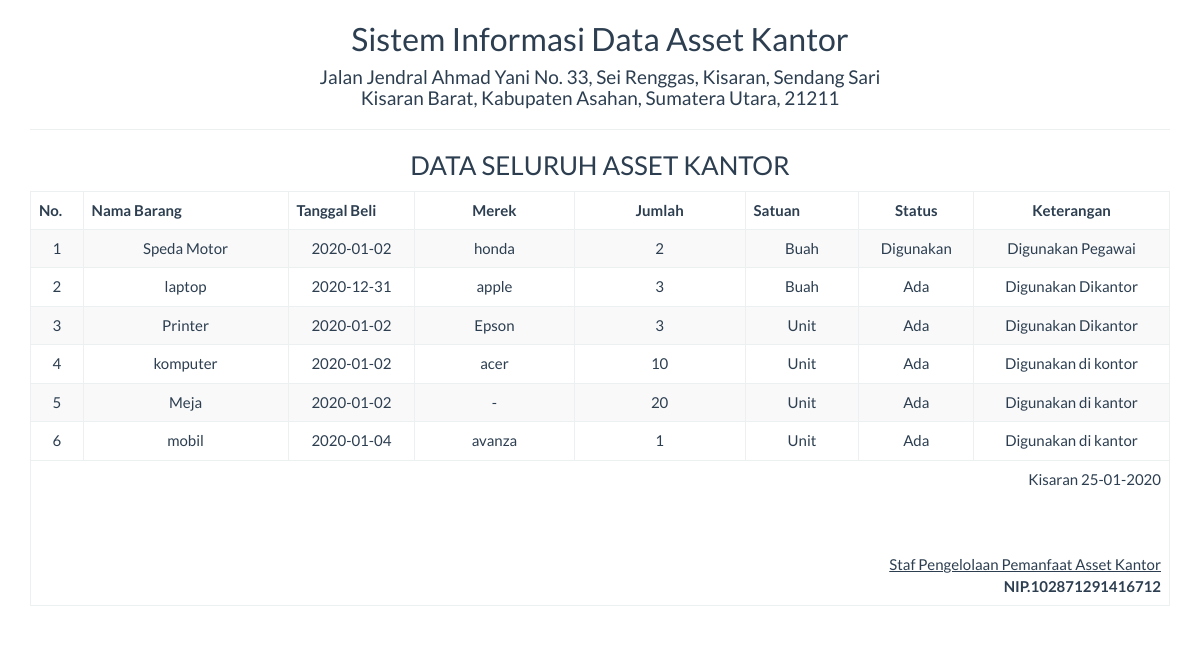
Screenshot of /report/aset_semua.php with the database file from the repository.
### tables this page shows
CREATE TABLE IF NOT EXISTS `aset` (
`id_aset` int(11) NOT NULL,
  `nama_barang` varchar(100) DEFAULT NULL,
  `tanggal_beli` date DEFAULT NULL,
  `merek` varchar(100) DEFAULT NULL,
  `jumlah` varchar(100) DEFAULT NULL,
  `satuan` varchar(50) DEFAULT NULL,
  `status` varchar(100) DEFAULT NULL,
  `ket` varchar(100) DEFAULT NULL
);

### report/aset_semua.php (the view, shortened to what this page needs)
<!DOCTYPE html>
<html>
    <head>
        <link href="../Assets/css/bootstrap.min.css" rel="stylesheet" type="text/css"/>
    </head>
    <body onload="print()">
        <?php
        include '../config/koneksi.php';
        ?>
        <div class="container">
            <div class='row'>
                <div class="col-sm-12">
                    <div class="text-center">
                        <h2>Sistem Informasi Data Asset Kantor </h2>
                        <h4>Jalan Jendral Ahmad Yani No. 33, Sei Renggas, Kisaran, Sendang Sari <br> Kisaran Barat, Kabupaten Asahan, Sumatera Utara, 21211</h4>
                        <hr>
                        <h3>DATA SELURUH ASSET KANTOR</h3>
                        <table class="table table-bordered table-striped table-hover">
                        <tbody>
                                <thead>
								<tr>
									<th>No.</th><th width="18%">Nama Barang</th><th>Tanggal Beli</th><th width="14%"><center>Merek</center></th><th width="15%"><center>Jumlah</center></th><th width="10%">Satuan</th><th><center>Status</center></th><th><center>Keterangan</center></th>
								</tr>
								</thead>
							<tbody>
                            <?php
                            $sql = "SELECT * FROM aset";
                            $query = mysqli_query($koneksi, $sql) or die("SQL Anda Salah");
                            $nomor = 0;
                            while ($data = mysqli_fetch_array($query)) {
                                $nomor++;
                                ?>
                                <tr>
                                    <td><?= $nomor ?></td>
									<td><?= $data['nama_barang'] ?></td>
                                    <td><?= $data['tanggal_beli'] ?></td>
                                    <td><?= $data['merek'] ?></td>
                                    <td><?= $data['jumlah'] ?></td>
									<td><?= $data['satuan'] ?></td>
									<td><?= $data['status'] ?></td>
									<td><?= $data['ket'] ?></td>
                                </tr>
                            <?php } ?>
							</tbody>
                        </tbody>
                            <tfoot>
                                <tr>
                                    <td colspan="8" class="text-right">
                                       Kisaran  <?= date("d-m-Y") ?>
                                        <br><br><br><br>
                                        <u>Staf Pengelolaan Pemanfaat Asset Kantor<strong></u><br>
                                        NIP.102871291416712
									</td>
								</tr>
							</tfoot>
                        </table>
                    </div>
                </div>
            </div>
    </body>
</html>

### rows the page displays
aset: nama_barang "Speda Motor", tanggal_beli "2020-01-02", merek "honda", jumlah "2", satuan "Buah", status "Digunakan", ket "Digunakan Pegawai"
aset: nama_barang "laptop", tanggal_beli "2020-12-31", merek "apple", jumlah "3", satuan "Buah", status "Ada", ket "Digunakan Dikantor"
aset: nama_barang "Printer", tanggal_beli "2020-01-02", merek "Epson", jumlah "3", satuan "Unit", status "Ada", ket "Digunakan Dikantor"
aset: nama_barang "komputer", tanggal_beli "2020-01-02", merek "acer", jumlah "10", satuan "Unit", status "Ada", ket "Digunakan di kontor"
aset: nama_barang "Meja", tanggal_beli "2020-01-02", merek "-", jumlah "20", satuan "Unit", status "Ada", ket "Digunakan di kantor"
aset: nama_barang "mobil", tanggal_beli "2020-01-04", merek "avanza", jumlah "1", satuan "Unit", status "Ada", ket "Digunakan di kantor"
